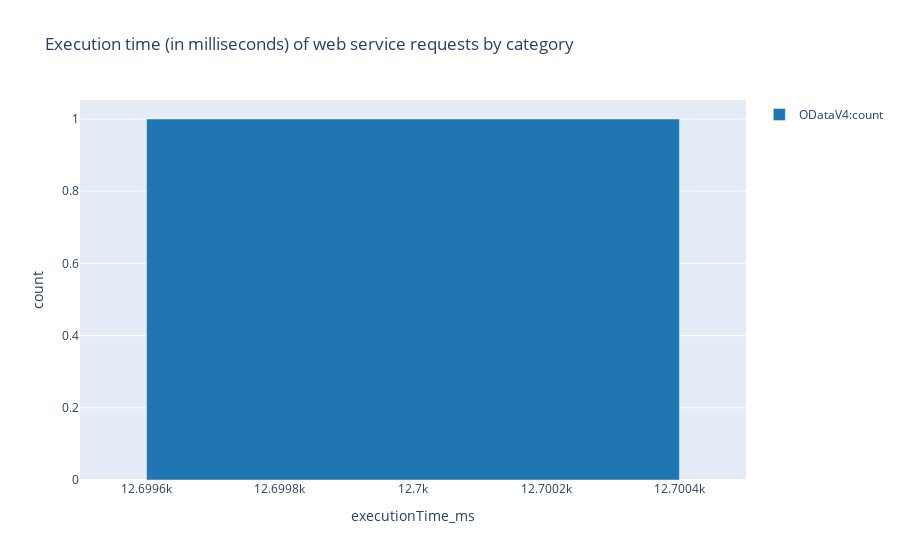

The code cell stored with this chart in its notebook:
### Code cell
%%kql 
let _aadTenantId = aadTenantId;
let _environmentName = environmentName;
let _startDate = startDate;
let _endDate = endDate;
traces
| where 1==1 
    and timestamp >= todatetime(_startDate)
    and timestamp <= todatetime(_endDate) + totimespan(24h) - totimespan(1ms)   
    and customDimensions.aadTenantId == _aadTenantId
    and (_environmentName == '' or customDimensions.environmentName == _environmentName )
    and customDimensions.eventId == 'RT0008'
| extend category = tostring( customDimensions.category )
       , executionTimeInMS = toreal(totimespan(customDimensions.serverExecutionTime))/10000 //the datatype for executionTime is timespan 
| summarize count=count() by executionTime_ms = bin(executionTimeInMS, 100), category
| order by category, executionTime_ms asc
| render columnchart with  (ycolumns = count, series = category, title= 'Execution time (in milliseconds) of web service requests by category' )

### Figure 1 — Plotly figure (JSON) as saved in the notebook; plotly's stock layout.template omitted (floating-point values rounded to 4 significant figures)
{"data": [{"marker": {"color": "rgb(31, 118, 179)"}, "name": "ODataV4:count", "orientation": "v", "type": "bar", "x": [12700], "y": [1]}], "layout": {"showlegend": true, "title": {"text": "Execution time (in milliseconds) of web service requests by category"}, "xaxis": {"ticksuffix": "", "title": {"text": "executionTime_ms"}, "type": "linear"}, "yaxis": {"title": {"text": "count"}, "type": "linear"}}}
